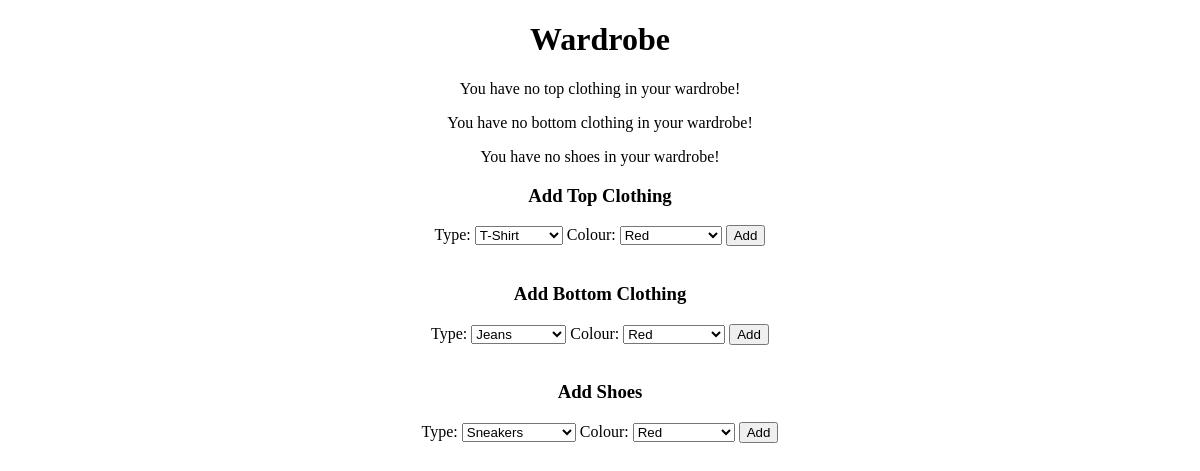
Before: /outfit-generator/wardrobe/ with the older database file.
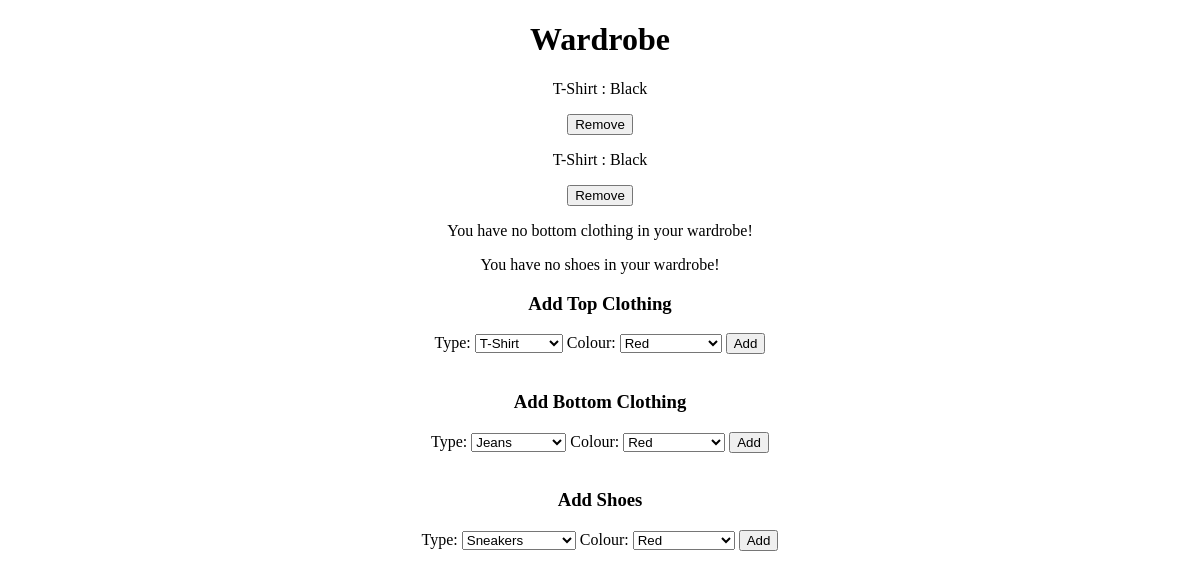
After: the same page with the newer database file.
### outfitGenerator/models.py (models this page shows)
class Clothing(models.Model):
    class ColourWheel(models.TextChoices):
        RED = "Red", "Red",
        ORANGE = "Orange", "Orange",
        YELLOW = "Yellow", "Yellow",
        YELLOWGREEN = "Yellow-Green", "Yellow-Green",
        GREEN = "Green", "Green",
        BLUEGREEN = "Blue-Green", "Blue-Green",
        BLUE = "Blue", "Blue",
        BLUEVIOLET = "Blue-Violet", "Blue-Violet",
        VIOLET = "Violet", "Violet",
        MAUVE = "Mauve", "Mauve",
        MAUVEPINK = "Mauve-Pink", "Mauve-Pink",
        PINK = "Pink", "Pink",
        BLACK = "Black", "Black",
        WHITE = "White", "white",
        GREY = "Grey", "Grey",
    colour = models.CharField(max_length=15, choices=ColourWheel.choices, default=ColourWheel.RED)
    user = models.ForeignKey(User, on_delete=models.CASCADE, null=True)
    class Meta:
        abstract = True

class TopClothing(Clothing):
    class Type(models.TextChoices):
        TSHIRT = "T-Shirt", "T-Shirt",
        DRESS_SHIRT = "Dress Shirt", "Dress Shirt",
        JACKET = "Jacket", "Jacket",
    type = models.CharField(max_length=15, choices=Type.choices, default=Type.TSHIRT)
    def __str__(self):
        return self.type + " : " + self.colour

### outfitGenerator/views.py (the view)
# urls.py: path("wardrobe/", views.wardrobe_view, name="wardrobe"),
def wardrobe_view(request):
    top_clothing = models.TopClothing.objects.all()
    bottom_clothing = models.BottomClothing.objects.all()
    shoes = models.Shoe.objects.all()
    return render(request, "outfitGenerator/wardrobe.html", {
        "topclothing": top_clothing,
        "bottomclothing": bottom_clothing,
        "shoes": shoes,
        "topform": forms.TopClothingForm,
        "bottomform": forms.BottomClothingForm,
        "shoeform": forms.ShoeForm
    })

### outfitGenerator/templates/outfitGenerator/wardrobe.html (shortened to what this page needs)
{% extends "outfitGenerator/layout.html" %}
{% block body %}
    <h1>Wardrobe</h1>
    {% if topclothing %}
        {% for clothing in topclothing %}
            <p>{{ clothing }}</p>
            <form action="{% url 'outfitGenerator:remove_clothing' 'top' clothing.pk %}" method="post">
                <input type="submit" value="Remove">
            </form>
        {% endfor %}
    {% else %}
        <p>You have no top clothing in your wardrobe!</p>
    {% endif %}
    {% if bottomclothing %}
        {% for clothing in bottomclothing %}
            <p>{{ clothing }}</p>
            <form action="{% url 'outfitGenerator:remove_clothing' 'bottom' clothing.pk %}" method="post">
                {% csrf_token %}
                <input type="submit" value="Remove">
            </form>
        {% endfor %}
    {% else %}
        <p>You have no bottom clothing in your wardrobe!</p>
    {% endif %}
    {% if shoes %}
        {% for shoe in shoes %}
            <p>{{ shoe }}</p>
            <p>{{ clothing }}</p>
            <form action="{% url 'outfitGenerator:remove_clothing' 'shoes' shoe.pk %}" method="post">
                {% csrf_token %}
                <input type="submit" value="Remove">
            </form>
        {% endfor %}
    {% else %}
        <p>You have no shoes in your wardrobe!</p>
    {% endif %}
    <h3>Add Top Clothing</h3>
    <form action="{% url 'outfitGenerator:add_clothing' 'top' %}" method="post">
        {{ topform }}
        <input type="submit" value="Add">
    </form>
    <br>
    <h3>Add Bottom Clothing</h3>
    <form action="{% url 'outfitGenerator:add_clothing' 'bottom' %}" method="post">
        {{ bottomform }}
        <input type="submit" value="Add">
    </form>
    <br>
    <h3>Add Shoes</h3>
    <form action="{% url 'outfitGenerator:add_clothing' 'shoes' %}" method="post">
        {{ shoeform }}
        <input type="submit" value="Add">
    </form>
{% endblock %}

Changed rows visible on the page:
added TopClothing: type+colour "T-Shirt : Black"
added TopClothing: type+colour "T-Shirt : Black"
Other visible differences:
text no longer shown: "You have no top clothing in your wardrobe!"
